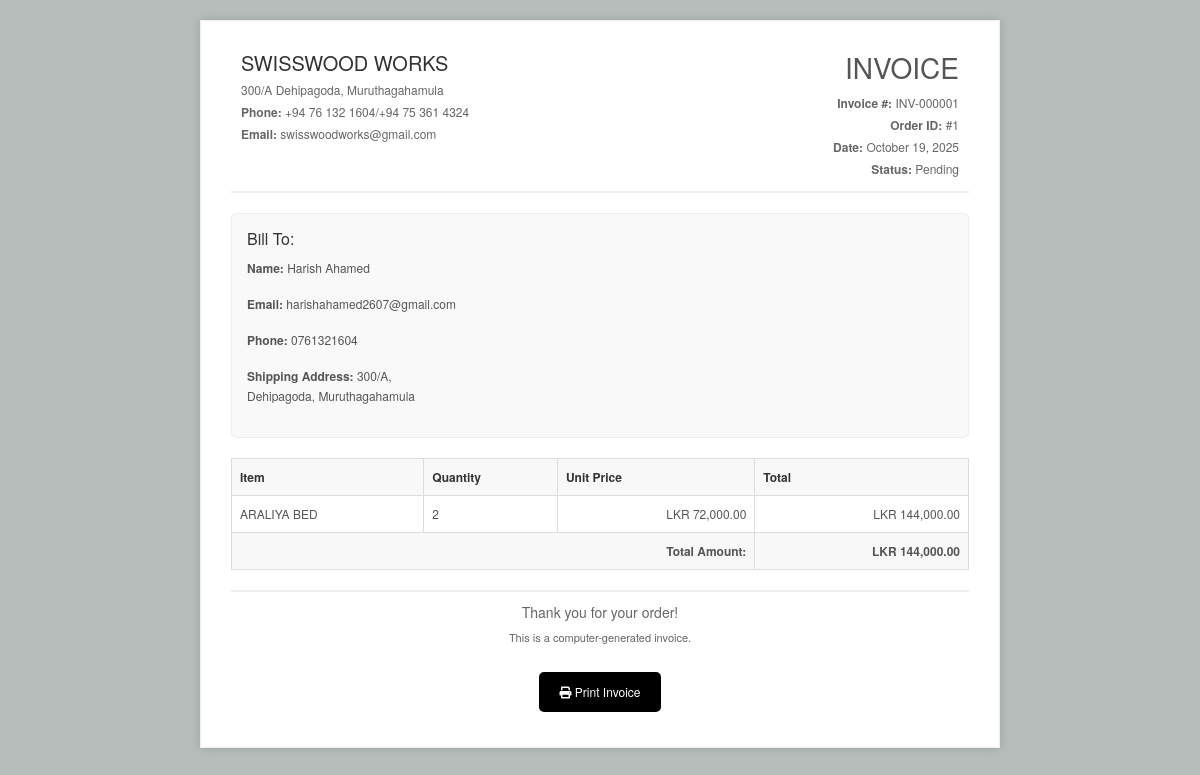
The page /customer/generate_invoice.php?order_id=1 (signed in) on the database its author committed.
### tables this page shows
CREATE TABLE `orders` (
  `id` int(11) UNSIGNED NOT NULL,
  `customer_id` int(11) UNSIGNED NOT NULL,
  `order_number` varchar(50) NOT NULL,
  `total_amount` decimal(25,2) NOT NULL,
  `discount_amount` decimal(25,2) DEFAULT 0.00,
  `status` enum('pending','processing','shipped','delivered','cancelled') NOT NULL DEFAULT 'pending',
  `payment_status` enum('pending','paid','failed') NOT NULL DEFAULT 'pending',
  `payment_method` varchar(50) DEFAULT NULL,
  `shipping_method` varchar(50) DEFAULT NULL,
  `shipping_cost` decimal(10,2) DEFAULT 0.00,
  `phone_number` varchar(20) DEFAULT NULL,
  `shipping_address` text NOT NULL,
  `notes` text DEFAULT NULL,
  `created_at` datetime NOT NULL,
  `updated_at` datetime NOT NULL
);

CREATE TABLE `customers` (
  `id` int(11) UNSIGNED NOT NULL,
  `name` varchar(100) NOT NULL,
  `email` varchar(100) NOT NULL,
  `password` varchar(255) NOT NULL,
  `phone` varchar(20) DEFAULT NULL,
  `address` text DEFAULT NULL,
  `status` tinyint(1) NOT NULL DEFAULT 1,
  `registration_type` enum('online','walkin') NOT NULL DEFAULT 'online',
  `created_at` datetime NOT NULL,
  `last_login` datetime DEFAULT NULL
);

CREATE TABLE `order_items` (
  `id` int(11) UNSIGNED NOT NULL,
  `order_id` int(11) UNSIGNED NOT NULL,
  `product_id` int(11) UNSIGNED NOT NULL,
  `quantity` int(11) NOT NULL,
  `price` decimal(25,2) NOT NULL,
  `subtotal` decimal(25,2) NOT NULL
);

CREATE TABLE `products` (
  `id` int(11) UNSIGNED NOT NULL,
  `name` varchar(255) NOT NULL,
  `description` text DEFAULT NULL,
  `quantity` varchar(50) DEFAULT NULL,
  `buy_price` decimal(25,2) DEFAULT NULL,
  `sale_price` decimal(25,2) NOT NULL,
  `images` longtext DEFAULT NULL CHECK (json_valid(`images`)),
  `primary_image_index` int(11) DEFAULT 0,
  `categorie_id` int(11) UNSIGNED NOT NULL,
  `supplier_id` int(11) UNSIGNED DEFAULT NULL,
  `date` datetime NOT NULL
);

### includes/database.php (called while the page is built, shortened)
<?php
class MySqli_DB {
    public $con;
    public $query_id;
public function db_connect()
{
  $this->con = mysqli_connect(DB_HOST,DB_USER,DB_PASS);
  if(!$this->con)
         {
           throw new Exception("Database connection failed: " . mysqli_connect_error());
         } else {
           $select_db = $this->con->select_db(DB_NAME);
             $this->con->query("SET time_zone = '+05:30'");
         }
}
public function query($sql)
   {
      if (trim($sql != "")) {
          $this->query_id = $this->con->query($sql);
      }
       return $this->query_id;
   }
public function fetch_assoc($statement)
{
  return mysqli_fetch_assoc($statement);
}
public function num_rows($statement)
{
  return mysqli_num_rows($statement);
}
}
$db = new MySqli_DB();
?>

### customer/generate_invoice.php (the view, shortened to what this page needs)
<?php
require_once('../includes/database.php');
$customer_id = $_SESSION['customer_id'];
$order_id = isset($_GET['order_id']) ? (int)$_GET['order_id'] : 0;
$order_sql = "SELECT o.*, c.name as customer_name, c.email as customer_email,
              c.phone as customer_phone, c.address as customer_address
              FROM orders o
              JOIN customers c ON o.customer_id = c.id
              WHERE o.id = " . $order_id . " AND o.customer_id = " . $customer_id;
$order_result = $db->query($order_sql);
$order = $db->fetch_assoc($order_result);
$items_sql = "SELECT oi.*, p.name as product_name
              FROM order_items oi
              JOIN products p ON oi.product_id = p.id
              WHERE oi.order_id = " . $order_id;
$items_result = $db->query($items_sql);
$company_name = "SWISSWOOD WORKS";
$company_address = "300/A Dehipagoda, Muruthagahamula";
$company_phone = "+94 76 132 1604/+94 75 361 4324";
$company_email = "swisswoodworks@gmail.com";
$invoice_number = 'INV-' . str_pad($order['id'], 6, '0', STR_PAD_LEFT);
?>
<!DOCTYPE html>
<html lang="en">
<head>
    <link href="https://cdn.jsdelivr.net/npm/bootstrap@5.1.3/dist/css/bootstrap.min.css" rel="stylesheet">
    <link href="https://cdnjs.cloudflare.com/ajax/libs/font-awesome/6.0.0/css/all.min.css" rel="stylesheet">
</head>
<body>
    <div class="container">
        <div class="invoice-container">
            <div class="invoice-header">
                <div class="company-info">
                    <h2><?php echo htmlspecialchars($company_name); ?></h2>
                    <p><?php echo nl2br(htmlspecialchars($company_address)); ?></p>
                    <p><strong>Phone:</strong> <?php echo htmlspecialchars($company_phone); ?></p>
                    <p><strong>Email:</strong> <?php echo htmlspecialchars($company_email); ?></p>
                </div>
                <div class="invoice-info">
                    <h3>INVOICE</h3>
                    <p><strong>Invoice #:</strong> <?php echo htmlspecialchars($invoice_number); ?></p>
                    <p><strong>Order ID:</strong> #<?php echo htmlspecialchars($order['id']); ?></p>
                    <p><strong>Date:</strong> <?php echo htmlspecialchars(date('F d, Y', strtotime($order['created_at']))); ?></p>
                    <p><strong>Status:</strong> <?php echo htmlspecialchars(ucfirst($order['status'])); ?></p>
                </div>
            </div>
            <div class="customer-info">
                <h4>Bill To:</h4>
                <p><strong>Name:</strong> <?php echo htmlspecialchars($order['customer_name']); ?></p>
                <p><strong>Email:</strong> <?php echo htmlspecialchars($order['customer_email']); ?></p>
                <p><strong>Phone:</strong> <?php echo htmlspecialchars($order['customer_phone'] ?? 'N/A'); ?></p>
                <p><strong>Shipping Address:</strong> <?php echo nl2br(htmlspecialchars($order['shipping_address'])); ?></p>
            </div>
            <table class="invoice-table">
                <thead>
                    <tr>
                        <th>Item</th>
                        <th>Quantity</th>
                        <th class="text-right">Unit Price</th>
                        <th class="text-right">Total</th>
                    </tr>
                </thead>
                <tbody>
                    <?php if ($items_result && $db->num_rows($items_result) > 0) : ?>
                        <?php while ($item = $db->fetch_assoc($items_result)) : ?>
                            <tr>
                                <td><?php echo htmlspecialchars($item['product_name']); ?></td>
                                <td><?php echo htmlspecialchars($item['quantity']); ?></td>
                                <td class="text-right">LKR <?php echo number_format($item['price'], 2); ?></td>
                                <td class="text-right">LKR <?php echo number_format($item['quantity'] * $item['price'], 2); ?></td>
                            </tr>
                        <?php endwhile; ?>
                    <?php else : ?>
                        <tr>
                            <td colspan="4" class="text-center">No items found for this order.</td>
                        </tr>
                    <?php endif; ?>
                </tbody>
                <tfoot>
                    <tr>
                        <td colspan="3" class="text-right"><strong>Total Amount:</strong></td>
                        <td class="text-right"><strong>LKR <?php echo number_format($order['total_amount'], 2); ?></strong></td>
                    </tr>
                </tfoot>
            </table>
            <div class="invoice-footer">
                <p class="thank-you">Thank you for your order!</p>
                <p class="computer-generated">This is a computer-generated invoice.</p>
            </div>
            <div class="invoice-buttons">
                <button onclick="window.print()" class="btn-customer">
                    <i class="fas fa-print"></i> Print Invoice
                </button>
            </div>
        </div>
    </div>
</body>
</html>

### customer/generate_invoice.php (style rules this page uses)
.invoice-container { max-width: 800px; margin: 20px auto; padding: 30px; border: 1px solid #eee; box-shadow: 0 0 10px rgba(0, 0, 0, 0.15); font-size: 12px; line-height: 20px; font-family: 'Helvetica Neue', 'Helvetica', Helvetica, Arial, sans-serif; color: #555; background: white; }
.invoice-header { display: flex; justify-content: space-between; margin-bottom: 20px; border-bottom: 2px solid #eee; padding-bottom: 10px; }
.company-info, .invoice-info { flex: 1; padding: 0 10px; }
.company-info { text-align: left; }
.invoice-info { text-align: right; }
.company-info h2 { color: #333; font-size: 20px; margin: 0 0 5px 0; }
.company-info p, .invoice-info p { margin: 2px 0; color: #666; }
.customer-info { margin-bottom: 20px; padding: 15px; background: #f9f9f9; border: 1px solid #eee; border-radius: 5px; }
.customer-info h4 { color: #333; margin: 0 0 10px 0; font-size: 16px; }
.invoice-table { width: 100%; margin-bottom: 20px; border-collapse: collapse; }
.invoice-table th, .invoice-table td { padding: 8px; border: 1px solid #ddd; text-align: left; }
.invoice-table th { background: #f8f8f8; font-weight: bold; color: #333; }
.invoice-table td.text-right { text-align: right; }
.invoice-table tfoot td { background: #f8f8f8; font-weight: bold; }
.invoice-footer { margin-top: 20px; padding-top: 10px; border-top: 2px solid #eee; text-align: center; color: #666; font-size: 11px; }
.thank-you { font-size: 14px; margin-bottom: 5px; }
.invoice-buttons { margin-top: 20px; text-align: center; }
.btn-customer { background:rgb(0, 0, 0); border: none; color: white; padding: 10px 20px; border-radius: 5px; text-decoration: none; display: inline-block; margin: 5px; }
body { background: #b7bdbb; min-height: 100vh; }

### rows shown on the page
orders: id "INV-000001", id "1", created_at "October 19, 2025", status "Pending", customer.name "Harish Ahamed", customer.email "harishahamed2607@gmail.com", customer.phone "0761321604", shipping_address "300/A, Dehipagoda, Muruthagahamula", total_amount "144,000.00"
order_items: product.name "ARALIYA BED", quantity "2", price "72,000.00", $item['quantity'] * $item['price'] "144,000.00"

### other values the page prints
$company_name "SWISSWOOD WORKS"
$company_address "300/A Dehipagoda, Muruthagahamula"
$company_phone "+94 76 132 1604/+94 75 361 4324"
$company_email "swisswoodworks@gmail.com"
